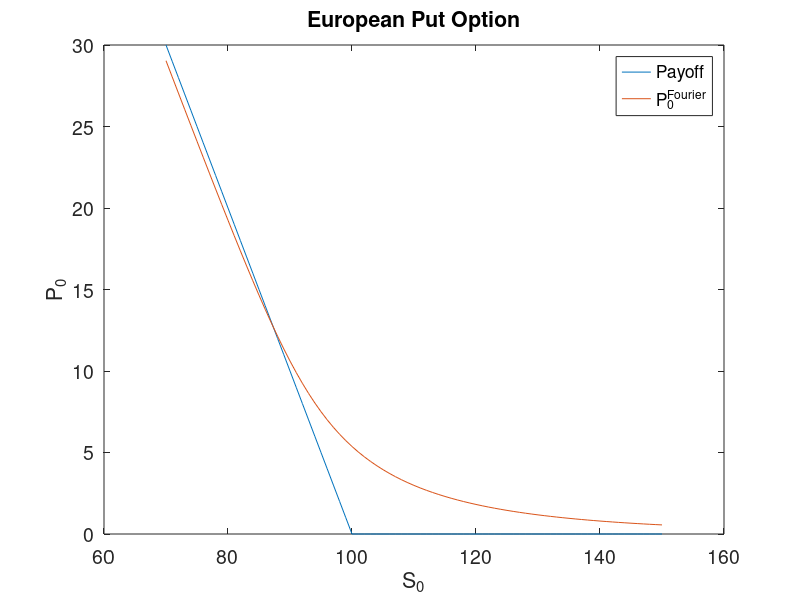

The MATLAB script that drew this image:
% Pricing a put/call option under the Heston model 
% using the Fourier Cosine Expansion method. 
% ---------------------------------------------------
clear all; 
alpha = 1; % Price European Call or Put 
           % 1 for Put, -1 for Call
N = 2^6; % Truncation of Fourier series
K = 100; % Strike Price
mu = 0.01; % Interest rate
T = 1; % Maturity
lambda = 1.5768; 
eta = 0.5751; 
u_bar = 0.0398; 
u0 = 0.0175; 
rho = -0.5711; 

c1 = mu*T + (1-exp(-lambda*T)) * (u_bar-u0)/2/lambda - 1/2*u_bar*T ; 
c2 = 1/8/lambda^3*(eta*T*lambda*exp(-lambda*T)*(u0-u_bar)*(8*lambda*rho -4*eta)...
    + lambda*rho*eta*(1-exp(-lambda*T))*(16*u_bar - 8*u0) + ...
    2*u_bar*lambda*T*(-4*lambda*rho*eta + eta^2 + 4*lambda^2) + ... 
    eta^2*((u_bar-2*u0)*exp(-2*lambda*T) + u_bar*(6*exp(-lambda*T) - 7) + 2*u0) + ...
        8*lambda^2*(u0-u_bar)*(1-exp(-lambda*T))); 
    
a = c1 - 12 * sqrt(abs(c2)); 
b = c1 + 12 * sqrt(abs(c2)); 

ksi_k = @(k) ( 1/(1 +(k*pi/(b-a))^2) * ( cos(-k*pi*a/(b-a)) ...
                - exp(a) + k*pi/(b-a)*sin(-k*pi*a/(b-a)) ) ); 

psi_k = @(k) (((b-a)/k/pi * sin(-k*pi*a/(b-a))).*(k>0) );
                    
VPut_k = @(k) ( 2*K/(b-a) * (-ksi_k(k) + psi_k(k)) ); 

D = @(w) ( sqrt((lambda-1i*rho*eta*w)^2 + (w^2 + 1i*w) * eta^2) ); 
G = @(w) ( (lambda - 1i*rho*eta*w - D(w)) ...
                    / (lambda - 1i*rho*eta*w + D(w)) );

phiHes = @(w) ( exp(1i*w*mu*T + u0/eta^2 *((1-exp(-D(w)*T))/(1-G(w) ...
            *exp(-D(w)*T)))*(lambda-1i*rho*eta*w-D(w))) * ...
                exp(lambda*u_bar/eta^2*(T*(lambda-1i*rho*eta*w-D(w))- ...
                    2*log((1-G(w)*exp(-D(w)*T))/(1-G(w))))) ); 

S = 70:1:150; % Stock-price
x = log(S'/K); % Log-price = log(S/K)

Pt = 1/2 * real(phiHes(0) .* exp(zeros(length(S),1))) ...
                *(2*K/(b-a)*(-ksi_k(0)-a));
for k=1:N-1
   Pt = Pt + ...
       real(phiHes(k*pi/(b-a)) .* exp(1i*k*pi*(x-a)/(b-a))).*VPut_k(k);  
end
Pt = Pt * exp(-mu*T) ; 

% Payoff of Put
Payoff = @(S) ( max(alpha*(K-S), 0) );

if alpha==1 % Pricing Put
    plot(S, Payoff(S), 'DisplayName', 'Payoff'); hold on; 
    plot(S, Pt, 'DisplayName', 'P_0^{Fourier}');
    xlabel('S_0'); ylabel('P_0'); title('European Put Option');
    legend; 
elseif alpha ==-1 % Pricing Call using Put-Call Parity
    Ct = Pt + S' - K*exp(-r*T); 
    plot(S, Payoff(S), 'DisplayName', 'Payoff'); hold on; 
    plot(S, Ct , 'DisplayName', 'C_0^{Fourier}');
    xlabel('S_0'); ylabel('C_0'); title('European Call Option');
    legend;
end
set(gca,'FontSize',14)